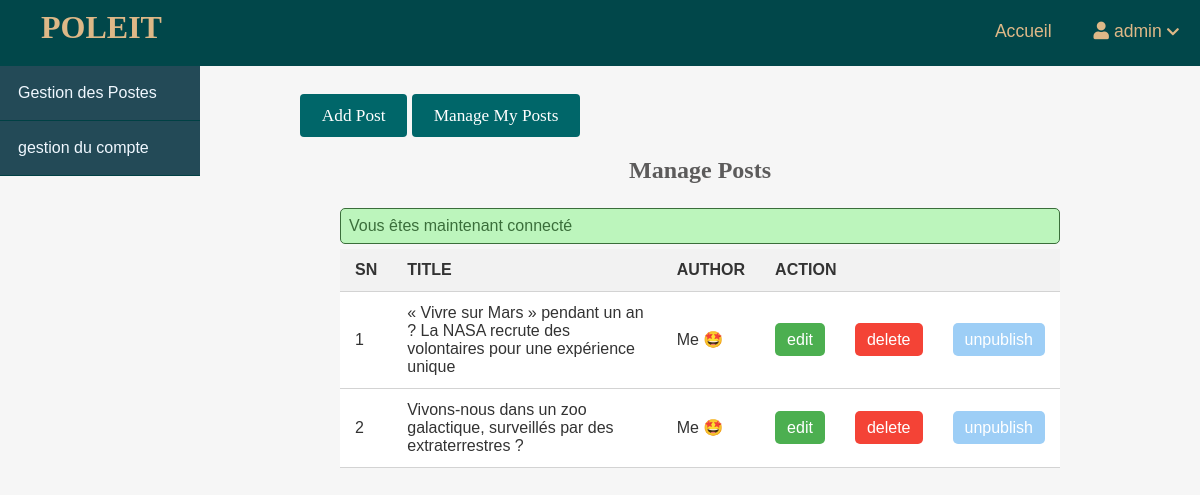
Page /user/posts/index.php (signed in) on the committed database.
### tables this page shows
CREATE TABLE IF NOT EXISTS `posts` (
  `id` int NOT NULL AUTO_INCREMENT,
  `user_id` int NOT NULL,
  `topic_id` int DEFAULT NULL,
  `title` varchar(255) NOT NULL,
  `image` varchar(255) NOT NULL,
  `body` text NOT NULL,
  `published` tinyint NOT NULL,
  `created_at` datetime NOT NULL DEFAULT CURRENT_TIMESTAMP,
  PRIMARY KEY (`id`),
  KEY `topic_id` (`topic_id`)
);

### app/database/db.php (called while the page is built, shortened)
<?php
require('connect.php');
function selectAll($table, $conditions = [])
{
    global $conn;
    $sql = "SELECT * FROM $table";
    if (empty($conditions)) {
        $stmt = $conn->prepare($sql);
        $stmt->execute();
        $records = $stmt->get_result()->fetch_all(MYSQLI_ASSOC);
        return $records;
    }
}

### app/controllers/postsUser.php (called while the page is built, shortened)
<?php
include(ROOT_PATH . "/app/database/db.php");
$table = 'posts';
$posts = selectAll($table);

### user/posts/index.php (the view, shortened to what this page needs)
<?php include(ROOT_PATH . "/app/controllers/postsUser.php");
?>
<!DOCTYPE html>
<html lang="en">
<head>
    <link rel="stylesheet" href="https://use.fontawesome.com/releases/v5.7.2/css/all.css"
>
    <link rel="stylesheet" href="../../assets/css/style.css">
    <link rel="stylesheet" href="../../assets/css/admin.css">
</head>
<body>
<?php include(ROOT_PATH . "/app/includes/dashboardHeader.php"); ?>
    <div class="admin-wrapper">
        <?php include(ROOT_PATH . "/app/includes/userSidebar.php"); ?>
        <div class="admin-content">
            <div class="button-group">
                <a href="create.php" class="btn btn-big">Add Post</a>
                <a href="index.php" class="btn btn-big">Manage My Posts</a>
            </div>
            <div class="content">
                <h2 class="page-title">Manage Posts</h2>
                <?php include(ROOT_PATH . "/app/includes/messages.php"); ?>
                <table>
                    <thead>
                        <th>SN</th>
                        <th>Title</th>
                        <th>Author</th>
                        <th colspan="3">Action</th>
                    </thead>
                    <tbody>
                        <?php foreach ($posts as $key => $post) {
                            if ($post['user_id'] == $_SESSION['id']) { ?>
                                <tr>
                                    <td><?php echo $key + 1; ?></td>
                                    <td><?php echo $post['title'] ?></td>
                                    <td>Me 🤩</td>
                                    <td><a href="edit.php?id=<?php echo $post['id']; ?>" class="edit">edit</a></td>
                                    <td><a href="edit.php?delete_id=<?php echo $post['id']; ?>" class="delete">delete</a></td>
                                    <?php if ($post['published']) : ?>
                                        <td><a href="edit.php?published=0&p_id=<?php echo $post['id'] ?>" class="unpublish">unpublish</a></td>
                                    <?php else : ?>
                                        <td><a href="edit.php?published=1&p_id=<?php echo $post['id'] ?>" class="publish">publish</a></td>
                                    <?php endif; ?>
                                </tr>
                        <?php }
                        }; ?>
                    </tbody>
                </table>
            </div>
        </div>
    </div>
</body>
</html>

### assets/css/style.css (style rules this page uses)
html { scroll-behavior: smooth; }
body { height: 100%; padding: 0px; margin: 0px; background: #f6f6f6; font-family: Nunito sans, sans-serif; }
h1, h2, h3, h4, h5, h6 { font-family: "Candal", serif; color: #5c5b5b; margin: 5px; }
a { text-decoration: none; color: inherit; }
.btn { padding: 0.5rem 1rem; background: #006669; color: white; border: 1px solid transparent; border-radius: 0.25rem; font-size: 1.08em; font-family: "Lora", serif; }
.btn-big { padding: 0.7rem 1.3rem; line-height: 1.3rem; }
.content { width: 90%; margin: 30px auto 30px; }

### assets/css/admin.css (style rules this page uses)
.admin-wrapper { display: flex; height: calc(100% - 66px); }
.admin-wrapper .admin-content { flex: 8; height: 100%; padding: 40px 100px 100px; overflow-y: scroll; }
.admin-content .page-title { text-align: center; margin-bottom: 1.5rem; }
table { width: 100%; border-collapse: collapse; font-size: 1rem; }
th, td { padding: 12px 15px; text-align: left; border-bottom: 1px solid #d3d3d3; }
th { background-color: #f2f2f2; color: #333; font-weight: bold; text-transform: uppercase; }
td { background-color: #fff; color: #333; }
.edit, .delete, .unpublish, .publish { padding: 8px 12px; border-radius: 5px; text-decoration: none; transition: background-color 0.3s ease; }
.edit { background-color: #4caf50; color: #fff; }
.delete { background-color: #f44336; color: #fff; }
.unpublish { background-color: #9dcef6; color: #fff; }

### rows in the picture
posts: title "« Vivre sur Mars » pendant un an ? La NASA recrute des volontaires pour une expérience unique"
posts: title "Vivons-nous dans un zoo galactique, surveillés par des extraterrestres ?"

### other values in the picture
$_SESSION['username'] "admin"
$_SESSION['message'] "Vous êtes maintenant connecté"
